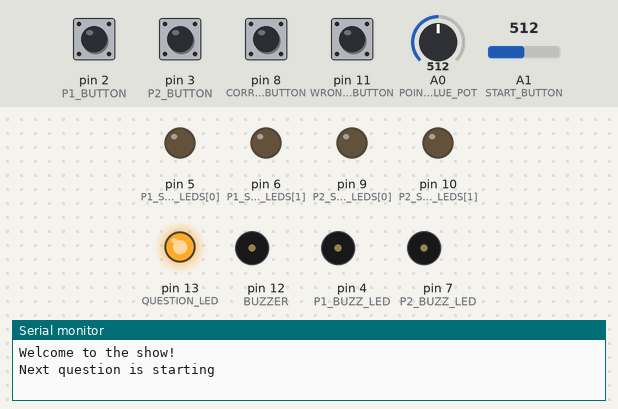
Recording of a sketch running on a simulated Arduino Uno, built with avr-gcc and run on an emulated ATmega328P. Parts: output pins drawn as LEDs (lit = HIGH), buzzer (waves = sounding, pin HIGH), the last lines printed to the serial monitor. The test bench sets the inputs (shaded band); at power-on: pin 2 (P1_BUTTON), pin 3 (P2_BUTTON), pin 8 (CORRECT_ANSWER_BUTTON), pin 11 (WRONG_ANSWER_BUTTON) LOW, A1 (START_BUTTON) = 512, A0 (POINT_VALUE_POT) = 512.

Above: at 1.4 s.
1.5 s: pin 2 (P1_BUTTON) pulled HIGH for 3 s
At 2.8 s:
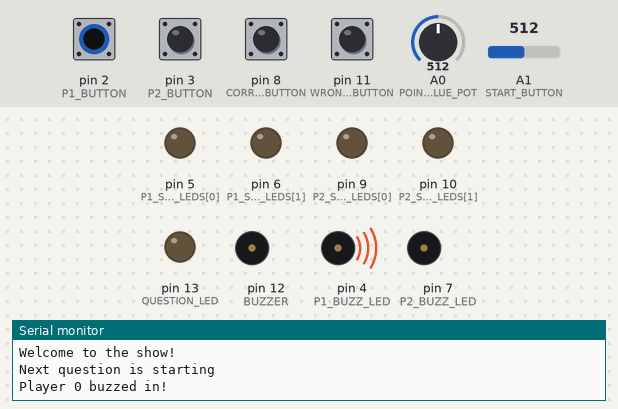
9.5 s: pin 8 (CORRECT_ANSWER_BUTTON) pulled HIGH for 3 s
At 10.5 s:
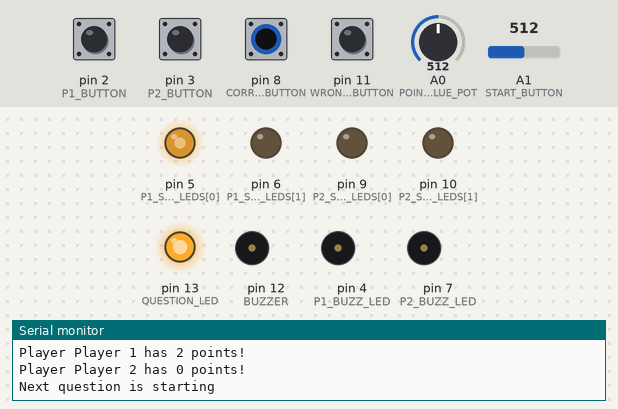
19.8 s: pin 3 (P2_BUTTON) pulled HIGH for 3 s
At 21.5 s:
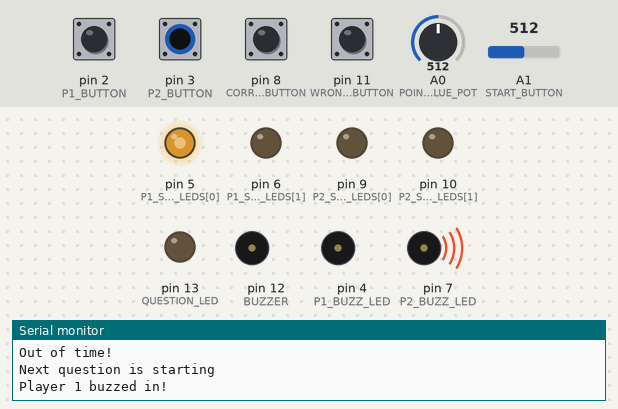
27.8 s: pin 8 (CORRECT_ANSWER_BUTTON) pulled HIGH for 3 s
At 29.3 s:
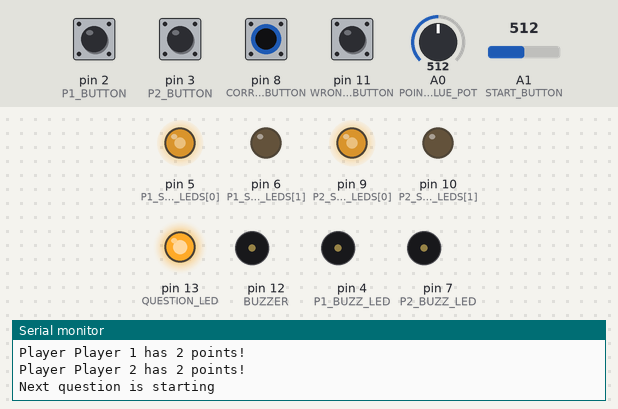
38.1 s: A1 (START_BUTTON) set to 490
At 45.6 s:
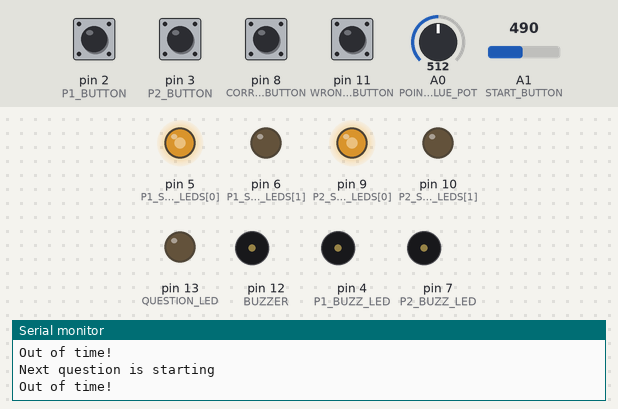
46.1 s: A1 (START_BUTTON) set to 510
At 54.7 s:
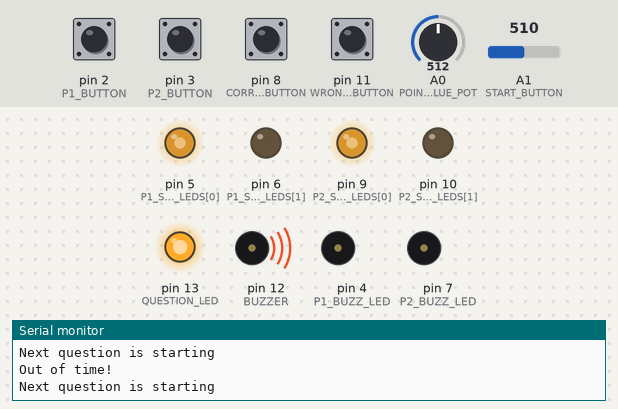
Timing chart, 0 to 56.4 s (numbered marks = the images above; inputs shaded):
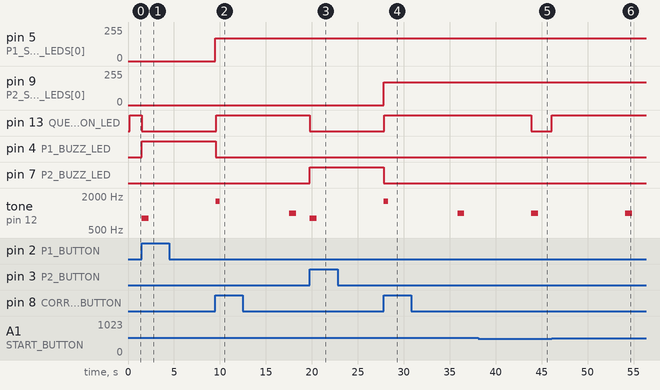

Measured:
- the behaviour switches between 500 and 499 on A1 (START_BUTTON) (found by bisection; images 4 and 5)
- after the input at 1.5 s, pin 13 (QUESTION_LED): HIGH → LOW at once; pin 4 (P1_BUZZ_LED): LOW → HIGH at once
- after the input at 9.5 s, pin 5 (P1_SCORE_LEDS[0]): 0/255 → 170/255 at once; pin 13 (QUESTION_LED): LOW → HIGH after 0.08 s; pin 4 (P1_BUZZ_LED): HIGH → LOW after 0.05 s; tone on pin 12 (BUZZER): silent → 1600 Hz after 0.05 s, → silent 0.46 s later, → 1000 Hz 7.6 s later, → silent 0.75 s later
- after the input at 19.8 s, pin 13 (QUESTION_LED): HIGH → LOW at once; pin 7 (P2_BUZZ_LED): LOW → HIGH at once
- after the input at 27.8 s, pin 9 (P2_SCORE_LEDS[0]): 0/255 → 170/255 after 0.05 s; pin 13 (QUESTION_LED): LOW → HIGH after 0.08 s; pin 7 (P2_BUZZ_LED): HIGH → LOW after 0.05 s; tone on pin 12 (BUZZER): silent → 1600 Hz after 0.05 s, → silent 0.46 s later, → 1000 Hz 7.6 s later, → silent 0.75 s later
- after the input at 38.1 s, pin 13 (QUESTION_LED): HIGH → LOW after 5.8 s
- after the input at 46.1 s, pin 13 (QUESTION_LED): LOW → HIGH at once; tone on pin 12 (BUZZER): silent → 1000 Hz after 8.0 s, → silent 0.75 s later

The sketch:

gameShow.ino
```cpp
//Holds overarching game structure
enum GAME_STATE {
  question, //Waiting for contestant to buzz in (using interrupts)
  answer,   //Waiting for 'correct answer' or 'wrong answer' button to be pressed
  pause,    //Waiting for 'start next question button' to be pressed, nothing else happens in this state
  gameOver
};
volatile GAME_STATE gameState = pause; //Start off in the pause state

enum PLAYER {
  none = -1,
  playerOne = 0,
  playerTwo = 1
};

const int DELAY = 5; //Delay in milliseconds between iteration of the main loop
const int PLAYERS = 2; //Number of contestants playing

/*PIN CONSTANTS*/
const int P1_BUTTON = 2;
const int P2_BUTTON = 3;

const int P1_BUZZ_LED = 4;
const int P2_BUZZ_LED = 7;
const int BUZZ_LEDS[] = {P1_BUZZ_LED, P2_BUZZ_LED};

const int P1_SCORE_LEDS[] = {5, 6};
const int P2_SCORE_LEDS[] = {9, 10};

//Combines All Score LEDs into a single multidimensional array for easier processing
const int SCORE_LEDS[2][2] = {
  {P1_SCORE_LEDS[0], P1_SCORE_LEDS[1]},
  {P2_SCORE_LEDS[0], P2_SCORE_LEDS[1]}
};

const int CORRECT_ANSWER_BUTTON = 8;
const int WRONG_ANSWER_BUTTON = 11;
const int POINT_VALUE_POT = A0;

const int BUZZER = 12;
const int START_BUTTON = A1; //Had to use analog input do to lack of digital pins available
const int QUESTION_LED = 13;
/*END PIN CONSTANTS*/

const int QUESTION_TIME = 8000; //Length of time (in milliseconds) that contestants get to answer each question
const int POINT_TARGET = 6; //Number of points to reach to win
const int POINTS_PER_LED = POINT_TARGET / 2; //number of points show by a full brightness score LED
const int MAX_POINT_VALUE = 3;

volatile PLAYER buzzedInPlayer = none; //Keep track of player that buzzed in for the last question
PLAYER winner = none;
int points[2]; //Keep track of points for both players


/*BUZZER VARIABLES*/
volatile unsigned long buzzLength = 0;  //Length of time (in milliseconds) for buzzer to buzz
volatile unsigned long buzzRepeat = 0;  //Number of times to repeat buzzer sound (0 for no repeat)
volatile unsigned long buzzDelay = 0;   //Length of time (int millisecond) to delay between consecutive buzzes
volatile unsigned long buzzTone = 0;    //Frequency for buzzer sound (in Hz)
volatile unsigned long buzzTimer = 0;   //Current arduino time when buzzer is started
/*END BUZZER VARIABLES*/

unsigned long questionTimer = 0; //Current arduino time when question starts
unsigned long winnerTimer = 0; //Timer for flashing LED of winner

/*--------------------------------------------------------------------------------------------------------------*/

void setup() {
  Serial.begin(9600);
  Serial.println("Welcome to the show!");

  //SET UP HOST BUTTONS
  pinMode(CORRECT_ANSWER_BUTTON, INPUT);
  pinMode(WRONG_ANSWER_BUTTON, INPUT);

  //SET UP QUESTION LED
  pinMode(QUESTION_LED, OUTPUT);

  //PLAYER BUZZ-IN BUTTONS
  pinMode(P1_BUTTON, INPUT);
  attachInterrupt(digitalPinToInterrupt(P1_BUTTON), playerOneAnswer, RISING);
  pinMode(P2_BUTTON, INPUT);
  attachInterrupt(digitalPinToInterrupt(P2_BUTTON), playerTwoAnswer, RISING);

  //PLAYER BUZZ INDICATORS
  pinMode(P1_BUZZ_LED,OUTPUT);
  pinMode(P2_BUZZ_LED,OUTPUT);

  //PLAYER SCORE LEDS
  pinMode(P1_SCORE_LEDS[0],OUTPUT);
  pinMode(P1_SCORE_LEDS[1],OUTPUT);
  pinMode(P2_SCORE_LEDS[0],OUTPUT);
  pinMode(P2_SCORE_LEDS[1],OUTPUT);

  //BUZZER
  pinMode(BUZZER, OUTPUT);


  //INITIALIZE POINTS
  for (int i = 0; i < PLAYERS; i++) {
    points[i] = 0;
  }

  //Initial pause before starting the loop
  delay(200);
} //END setup FUNCTION

/*--------------------------------------------------------------------------------------------------------------*/

/*
 * loop()
 * Runs continuously while the arduino is powered on until a new program is loaded or the reset button is hit.
 * The gameState variable controls the overarching flow of the program.
 * Different code is run depending on the current state of the game.
 * For maximum modularization, each game state has its own independent function
 * The buzzer is processed every iteration of the loop no matter the game state in order for it to be used without interrupting the flow of the program
 */
void loop() {
  switch(gameState) {
    case question:
      questionState();
      break;
    case answer:
      answerState();
      break;
    case pause:
      pauseState();
      break;
    case gameOver:
      gameOverState();
      break;
    default:
      Serial.println("STATE NOT FOUND");
      break;
  }
  buzzer();
  delay(DELAY);
} //END loop FUNCTION

/*--------------------------------------------------------------------------------------------------------------*/
/*INTERRUPT FUNCTIONS*/
void playerOneAnswer() {
  buzzIn(PLAYER::playerOne);
}

void playerTwoAnswer() {
  buzzIn(PLAYER::playerTwo);
}

void buzzIn(PLAYER player) {
  if (gameState == question) {
    buzzTone = 800;
    buzzLength = 750;
    buzzTimer=millis();
    Serial.print("Player ");
    Serial.print(player);
    Serial.println(" buzzed in!");
    gameState = answer;
    buzzedInPlayer = player;
    int led = 0;
    if (player == playerOne) {
      led = P1_BUZZ_LED;
    } else {
      led = P2_BUZZ_LED;
    }
    digitalWrite(led, HIGH); //Turn on correct player's Buzz Indicator LED
  }
} //END buzzIn FUNCTION

/*--------------------------------------------------------------------------------------------------------------*/

void buzzer() {
  if (buzzTone > 0) {
    tone(BUZZER, buzzTone);
  }
  if (buzzTimer > 0) {
    unsigned long newTime = millis();
    if ((newTime - buzzTimer) >= buzzLength) {
      noTone(BUZZER);
      if (buzzRepeat > 0) {
        delay(buzzDelay);
        buzzRepeat--;
        buzzTimer = millis();
      }
      else
        buzzTone = 0;
    }
  }
}

/*--------------------------------------------------------------------------------------------------------------*/

String getPlayerName(int player) {
  switch(player) {
    case PLAYER::playerOne:
      return "Player 1";
    case PLAYER::playerTwo:
      return "Player 2";
    case PLAYER::none:
    default:
      return "UNKNOWN PLAYER";
  }
}

/*--------------------------------------------------------------------------------------------------------------*/

void questionState() {
  digitalWrite(QUESTION_LED, HIGH);
  unsigned long newTime = millis();
  if (newTime  - questionTimer >= QUESTION_TIME) {
    gameState = pause;
    buzzTone = 1000;
    buzzLength = 750;
    buzzTimer = millis();
    Serial.println("Out of time!");
  }
}

/*--------------------------------------------------------------------------------------------------------------*/

void answerState() {
  digitalWrite(QUESTION_LED, LOW);
  questionTimer = 0;
  bool correct = digitalRead(CORRECT_ANSWER_BUTTON);
  bool wrong = digitalRead(WRONG_ANSWER_BUTTON);
  if (correct || wrong) {
    int pointValue = map(analogRead(POINT_VALUE_POT), 0, 1023, 1, MAX_POINT_VALUE);
    String playerName = getPlayerName(buzzedInPlayer);
    if (correct) {
      points[buzzedInPlayer] += pointValue;
      buzzLength = 500;
      buzzTone = 1600;
      buzzTimer = millis();
      Serial.print("Player ");
      Serial.print(playerName);
      Serial.println(" is correct!");
      Serial.print(" Plus ");
      Serial.print(pointValue);
      Serial.println(" points!");
      if (points[buzzedInPlayer] >= POINT_TARGET) {
        Serial.print("Player ");
        Serial.print(playerName);
        Serial.print(" has won with ");
        Serial.print(points[buzzedInPlayer]);
        Serial.println(" points!");
        winner = buzzedInPlayer;
        winnerTimer = millis();
        gameState = gameOver;
      }
      else
        gameState = pause;
    }
    else {
      points[buzzedInPlayer] = max(points[buzzedInPlayer] - pointValue, 0);
      buzzLength = 120;
      buzzRepeat = 2;
      buzzDelay = 70;
      buzzTone = 400;
      buzzTimer = millis();
      Serial.print("Player ");
      Serial.print(playerName);
      Serial.print(" is wrong!");
      Serial.print(" Minus ");
      Serial.print(pointValue);
      Serial.println(" points!");
      gameState = question;
      questionTimer = millis();
    }
    //Lightup Player Point LEDS
    for (int i = 0; i < 2; i++) {
      Serial.print("Player ");
      String tempPlayerName = getPlayerName(i);
      Serial.print(tempPlayerName);
      Serial.print(" has ");
      Serial.print(points[i]);
      Serial.println(" points!");
      int values[] = {0, 0};
      if (points[i] <= POINTS_PER_LED) {
        values[0] = map(points[i], 0, POINTS_PER_LED, 0, 255);
      } else {
        values[0] = 255;
        values[1] = map(points[i], POINTS_PER_LED, POINTS_PER_LED*2, 0, 255);
      }
      for (int j = 0; j < 2; j++) {
        analogWrite(SCORE_LEDS[i][j], values[j]);
      }
    }
    digitalWrite(P1_BUZZ_LED, LOW);
    digitalWrite(P2_BUZZ_LED, LOW);
  }
}

/*--------------------------------------------------------------------------------------------------------------*/

void pauseState() {
  digitalWrite(QUESTION_LED, LOW);
  int value = analogRead(START_BUTTON);
  bool start = value >= 500; //Read analog input as digital input
  if (start) {
    gameState = question;
    questionTimer = millis();
    Serial.println("Next question is starting");
  }
}

/*--------------------------------------------------------------------------------------------------------------*/

void gameOverState() {
  digitalWrite(QUESTION_LED, LOW);
  if (winner != none && winnerTimer > 0 && millis() - 1000 >= winnerTimer) {
    digitalWrite(BUZZ_LEDS[winner], !digitalRead(BUZZ_LEDS[winner]));
    winnerTimer = millis();
  }
}
```
